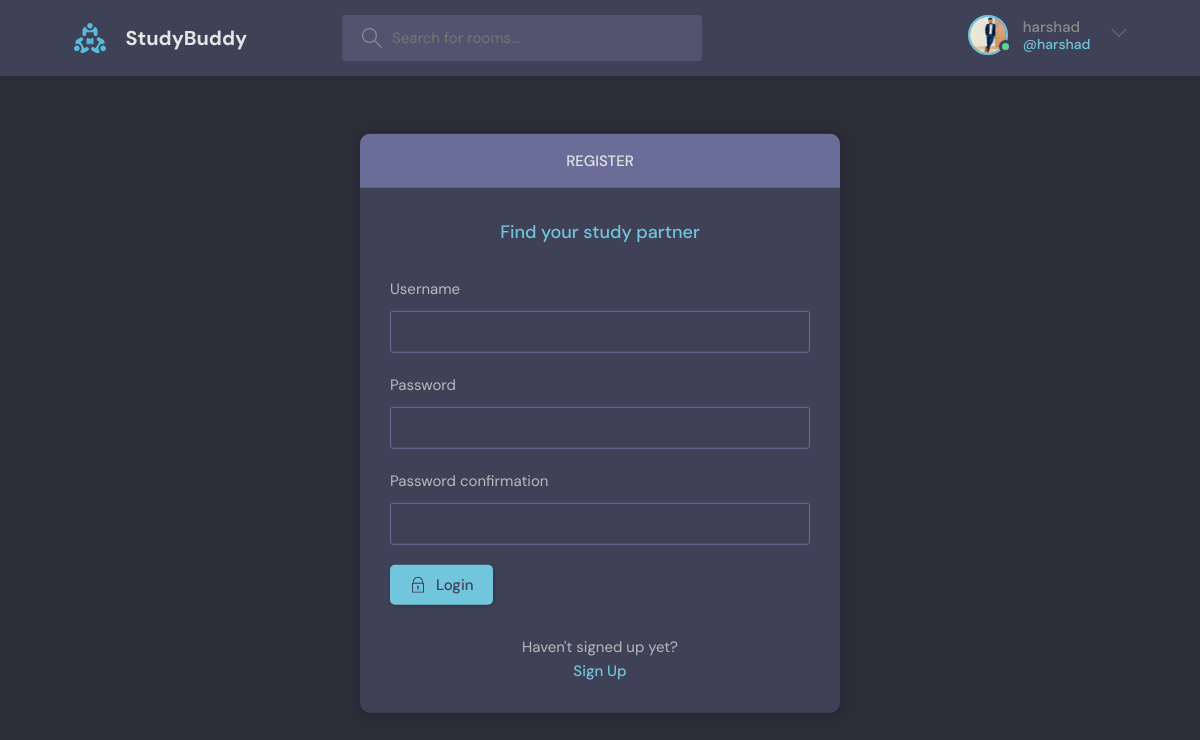
/register_page/ (signed in), run on the app's committed database.
### base/models.py (models this page shows)
class User(AbstractUser):
    bio = models.TextField(null=True)
    avatar = models.ImageField(null=True,default="avatar.svg")

### base/views.py (the view, shortened to what this page needs)
# urls.py: path('register_page/',views.registerUser,name="register"),
def registerUser(request):
    page = "register"
    form = CustomUserCreaionForm()
    context = {"page": page, "form": form}
    return render(request, "base/login_register.html", context)

### base/forms.py
class CustomUserCreaionForm(UserCreationForm):
    class Meta:
        model = User
        fields = ['username','password1','password2']

### base/templates/base/login_register.html (shortened to what this page needs)
{% extends 'main.html'%}
{% block content %}
    <main class="auth layout">
      {% if page == "login"%}
      <div class="container">
        <div class="layout__box">
          <div class="layout__boxHeader">
            <div class="layout__boxTitle">
              <h3>Login</h3>
            </div>
          </div>
          <div class="layout__body">
            <h2 class="auth__tagline">Find your study partner</h2>
            <form class="form" action="" method="POST">
              {% csrf_token %}
              <div class="form__group form__group">
                <label for="room_name">Username</label>
                <input id="username" name="username" type="text" placeholder="e.g. dennis_ivy" />
              </div>
              <div class="form__group">
                <label for="password">Password</label>
                <input
                  id="password"
                  name="password"
                  type="password"
                  placeholder="&bull;&bull;&bull;&bull;&bull;&bull;&bull;&bull;"
                />
              </div>
              <button class="btn btn--main" type="submit">
                <svg
                  version="1.1"
                  xmlns="http://www.w3.org/2000/svg"
                  width="32"
                  height="32"
                  viewBox="0 0 32 32"
                >
                  <title>lock</title>
                  <path
                    d="M27 12h-1v-2c0-5.514-4.486-10-10-10s-10 4.486-10 10v2h-1c-0.553 0-1 0.447-1 1v18c0 0.553 0.447 1 1 1h22c0.553 0 1-0.447 1-1v-18c0-0.553-0.447-1-1-1zM8 10c0-4.411 3.589-8 8-8s8 3.589 8 8v2h-16v-2zM26 30h-20v-16h20v16z"
                  ></path>
                  <path
                    d="M15 21.694v4.306h2v-4.306c0.587-0.348 1-0.961 1-1.694 0-1.105-0.895-2-2-2s-2 0.895-2 2c0 0.732 0.413 1.345 1 1.694z"
                  ></path>
                </svg>
                Login
              </button>
              </form>
            <div class="auth__action">
              <a href="{% url 'forget_password' %}" class="btn btn--link">Forget password</a>
              <br>
              <a href="{% url 'register' %}" class="btn btn--link">Sign Up</a>
            </div>
          </div>
        </div>
      </div>
      {% else %}
      <div class="container">
        <div class="layout__box">
          <div class="layout__boxHeader">
            <div class="layout__boxTitle">
              <h3>Register</h3>
            </div>
          </div>
          <div class="layout__body">
            <h2 class="auth__tagline">Find your study partner</h2>
            <form class="form" action="" method="POST">
              {% for field in form %}
              <div class="form__group form__group">
                <label for="room_name">{{ field.label}}</label>
                {{ field }}
              </div>
              {% endfor %}
              <button class="btn btn--main" type="submit">
                Login
              </button>
            </form>
            <div class="auth__action">
              <p>Haven't signed up yet?</p>
              <a href="{% url 'login' %}" class="btn btn--link">Sign Up</a>
            </div>
          </div>
        </div>
      </div>
      {% endif %}
    </main>
{% endblock %}

### templates/navbar.html (shortened to what this page needs)
{% load static %}
<header class="header header--loggedIn">
    <div class="container">
      <a href="{% url 'home'%}" class="header__logo">
        <img src="{% static 'images/logo.svg' %}" />
        <h1>StudyBuddy</h1>
      </a>
      <form class="header__search" method="GET" action="{% url 'home'%}">
        <label>
          <input name="q" placeholder="Search for rooms..." />
        </label>
      </form>
      <nav class="header__menu">
        {% if request.user.is_authenticated %}
        <div class="header__user">
          <a href="{% url 'user_profile' request.user.id %}">
            {% with logged_in="active" %}
            <div class="avatar avatar--medium {{ logged_in }}">
            {% endwith %}
              <img src="{{ request.user.avatar.url }}" />
            </div>
            <p>{{request.user.username}}<span>@{{request.user.username}}</span></p>
          </a>
          <button class="dropdown-button">
            <svg version="1.1" xmlns="http://www.w3.org/2000/svg" width="32" height="32" viewBox="0 0 32 32">
              <title>chevron-down</title>
              <path d="M16 21l-13-13h-3l16 16 16-16h-3l-13 13z"></path>
            </svg>
          </button>
        </div>
        {% else %}
        <a href="{% url 'login' %}">
          <img src="{% static 'images/avatar.svg' %}" />
          <p>Login</p>
        </a>
        {% endif %}
      </nav>
    </div>
  </header>

### data on the page
User: user.avatar (picture), user.username "harshad"

### other printed values
{{ field.label }} "Username" "Password" "Password confirmation"
